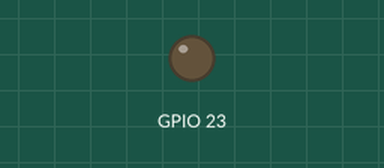
The program below on a simulated Raspberry Pi (BCM pin numbers). Parts: output pins drawn as LEDs (lit = HIGH). At 2.3 s the program stops and its outputs stay as they are.

Above: at 0.16 s.
Timing chart, 0 to 2.8 s (numbered marks = the images above):
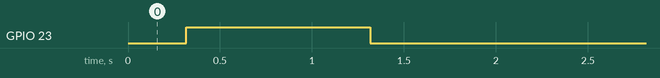

Measured:
- by itself, GPIO 23: LOW → HIGH at 0.32 s, → LOW 1.0 s later

The program:

startLocalnetflix.py
```python
#!/usr/bin/python3

import sys
import subprocess  # For executing a shell command
from time import sleep
import RPi.GPIO as GPIO

GPIO.setmode(GPIO.BCM)
GPIO.setwarnings(False)
GPIO.setup(23, GPIO.OUT)
GPIO.setwarnings(False)
GPIO.output(23, False)

def ping(host):
  command = ['ping', "-W", "5", "-c", "1", host]
  return subprocess.call(command) == 0


def set_relay_state(relay1):
 if relay1 == "1":
   GPIO.output(23, True)
 else:
   GPIO.output(23, False)

if __name__ == "__main__":
  if ping("192.168.100.150") == False:
    set_relay_state("1")
    sleep(1)
    set_relay_state("0")
    sleep(1)
    sys.exit(0)
  else:
    sys.exit(99)
```
